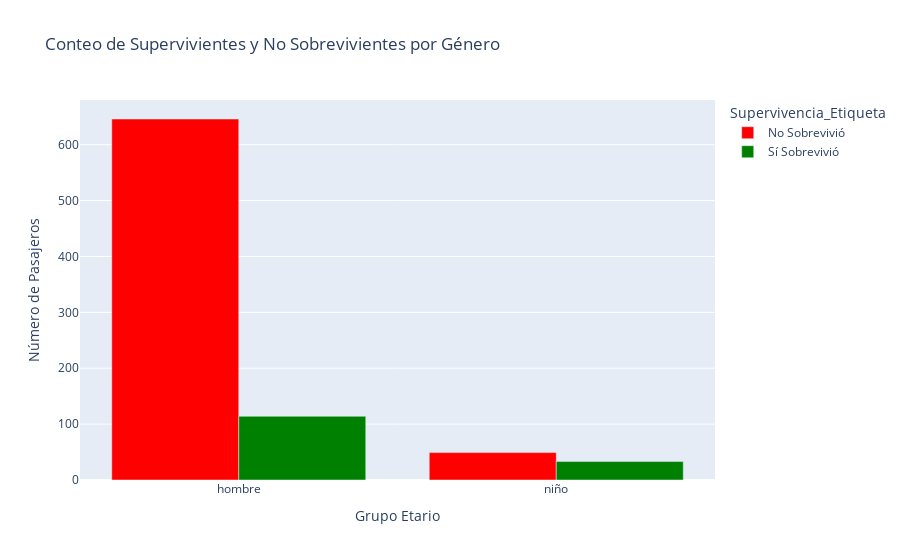

Here is the notebook cell this chart was saved with:
### Code cell
fig = px.bar(
    df_niños_adultos,
    x='grupo etario',                   # Eje X: Género
    y='Count',                 # Eje Y: Número de personas
    color='Supervivencia_Etiqueta', 
    barmode='group',           
    title='Conteo de Supervivientes y No Sobrevivientes por Género',
    labels={'grupo etario': 'Grupo Etario', 'Count': 'Número de Pasajeros'},
    color_discrete_map={       
        'Sí Sobrevivió': 'green',
        'No Sobrevivió': 'red'
    }
)
fig.show()

### Figure 1 — Plotly figure (JSON) as saved in the notebook; plotly's stock layout.template omitted (floating-point values rounded to 4 significant figures)
{"data": [{"alignmentgroup": "True", "hovertemplate": "Supervivencia_Etiqueta=No Sobrevivió<br>Grupo Etario=%{x}<br>Número de Pasajeros=%{y}<extra></extra>", "legendgroup": "No Sobrevivió", "marker": {"color": "red", "pattern": {"shape": ""}}, "name": "No Sobrevivió", "offsetgroup": "No Sobrevivió", "orientation": "v", "showlegend": true, "textposition": "auto", "type": "bar", "x": ["hombre", "niño"], "xaxis": "x", "y": [646, 49], "yaxis": "y"}, {"alignmentgroup": "True", "hovertemplate": "Supervivencia_Etiqueta=Sí Sobrevivió<br>Grupo Etario=%{x}<br>Número de Pasajeros=%{y}<extra></extra>", "legendgroup": "Sí Sobrevivió", "marker": {"color": "green", "pattern": {"shape": ""}}, "name": "Sí Sobrevivió", "offsetgroup": "Sí Sobrevivió", "orientation": "v", "showlegend": true, "textposition": "auto", "type": "bar", "x": ["hombre", "niño"], "xaxis": "x", "y": [114, 33], "yaxis": "y"}], "layout": {"barmode": "group", "legend": {"title": {"text": "Supervivencia_Etiqueta"}, "tracegroupgap": 0}, "title": {"text": "Conteo de Supervivientes y No Sobrevivientes por Género"}, "xaxis": {"anchor": "y", "domain": [0, 1], "title": {"text": "Grupo Etario"}}, "yaxis": {"anchor": "x", "domain": [0, 1], "title": {"text": "Número de Pasajeros"}}}}
